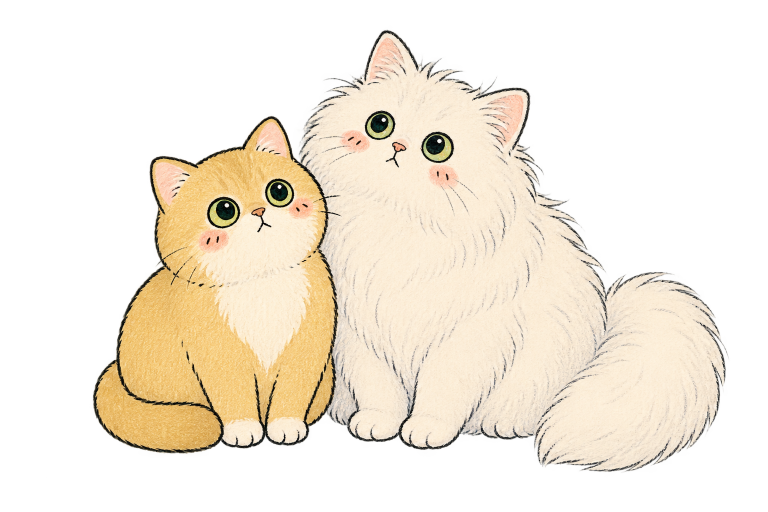
#> input picture pending/zseven-w/native-transparent-imagegen/assets/tuanzi-hutao-native-alpha-example.png, 1536 x 1024 px (shown at 1/2 size)
$ python validate_alpha.py ../assets/tuanzi-hutao-native-alpha-example.png
#> lines starting #> are read from the running program, lines starting #| are printed output that depends on the picture
#!/usr/bin/env python3
"""Read-only validation for native-alpha PNG and WebP assets."""

from __future__ import annotations

import argparse
import hashlib
import json
from pathlib import Path

from PIL import Image, UnidentifiedImageError


SUPPORTED_FORMATS = {"PNG", "WEBP"}


def sha256(path: Path) -> str:
    digest = hashlib.sha256()
    with path.open("rb") as handle:
        for chunk in iter(lambda: handle.read(1024 * 1024), b""):
            digest.update(chunk)
    return digest.hexdigest()


def inspect(path: Path, require_transparent_corners: bool) -> dict[str, object]:
    failures: list[str] = []
    result: dict[str, object] = {
        "path": str(path),
        "verdict": "fail",
        "failures": failures,
    }

    if not path.is_file():
        failures.append("file-not-found")
        return result

    result["bytes"] = path.stat().st_size
    result["sha256"] = sha256(path)

    try:
        with Image.open(path) as image:
#> image is the input picture: PIL image 1536x1024 RGBA; mean R, G, B, A 125.8, 115.2, 97.6, 109.5
            image.load()
            image_format = (image.format or "").upper()
#> image_format = 'PNG'
            result["format"] = image_format
            result["dimensions"] = [image.width, image.height]
            result["mode"] = image.mode
            result["bands"] = list(image.getbands())

            if image_format not in SUPPORTED_FORMATS:
                failures.append("format-must-be-png-or-webp")

            encoded_alpha = "A" in image.getbands() or "transparency" in image.info
#> encoded_alpha = True
            result["encoded_alpha"] = encoded_alpha
            if not encoded_alpha:
                failures.append("missing-alpha-channel")
                return result

            alpha = image.convert("RGBA").getchannel("A")
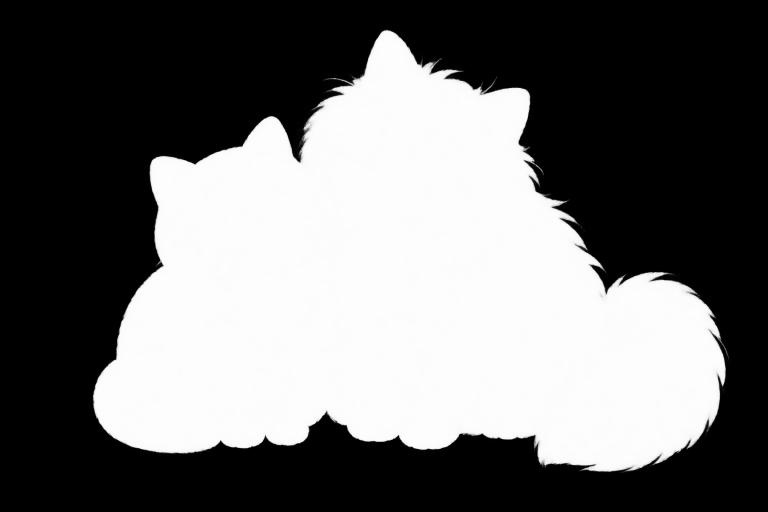
#> alpha: PIL image 1536x1024 L (shown at 1/2 size); min 0, max 254, mean 109.5
            alpha_min, alpha_max = alpha.getextrema()
#> alpha_min = 0; alpha_max = 254
            histogram = alpha.histogram()
#> histogram = 256 values, max 854016 at index 0, min 0 at index 255, mean 6144
            total_pixels = image.width * image.height
#> total_pixels = 1572864
            corners = [
                alpha.getpixel((0, 0)),
                alpha.getpixel((image.width - 1, 0)),
                alpha.getpixel((0, image.height - 1)),
                alpha.getpixel((image.width - 1, image.height - 1)),
            ]
#> corners = [0, 0, 0, 0]

            result["alpha_extrema"] = [alpha_min, alpha_max]
            result["fully_transparent_pixels"] = histogram[0]
            result["partially_transparent_pixels"] = sum(histogram[1:255])
            result["fully_opaque_pixels"] = histogram[255]
            result["transparent_percent"] = round(
                histogram[0] * 100.0 / total_pixels, 4
            )
            result["corner_alpha"] = corners

            if alpha_min != 0 or histogram[0] == 0:
                failures.append("no-fully-transparent-pixels")
            if alpha_max == 0:
                failures.append("image-is-fully-transparent")
            if require_transparent_corners and any(value != 0 for value in corners):
                failures.append("corners-are-not-fully-transparent")
    except (UnidentifiedImageError, OSError) as error:
        failures.append(f"decode-error:{error.__class__.__name__}")

    if not failures:
        result["verdict"] = "pass"
    return result


def parse_args() -> argparse.Namespace:
    parser = argparse.ArgumentParser(
        description="Verify native alpha without modifying the input asset."
    )
    parser.add_argument("paths", nargs="+", type=Path)
    parser.add_argument(
        "--require-transparent-corners",
        action="store_true",
        help="Require all four corner pixels to have alpha 0.",
    )
    parser.add_argument(
        "--json",
        action="store_true",
        help="Emit one JSON array instead of one JSON object per line.",
    )
    return parser.parse_args()


def main() -> int:
    args = parse_args()
    results = [inspect(path, args.require_transparent_corners) for path in args.paths]
#> results = 1 item
    if args.json:
        print(json.dumps(results, ensure_ascii=False, indent=2))
    else:
        for result in results:
            print(json.dumps(result, ensure_ascii=False, sort_keys=True))
#> this loop made 1 pass
#> (printed output is left out)
    return 0 if all(result["verdict"] == "pass" for result in results) else 1


if __name__ == "__main__":
    raise SystemExit(main())
#> (the program exits here)
